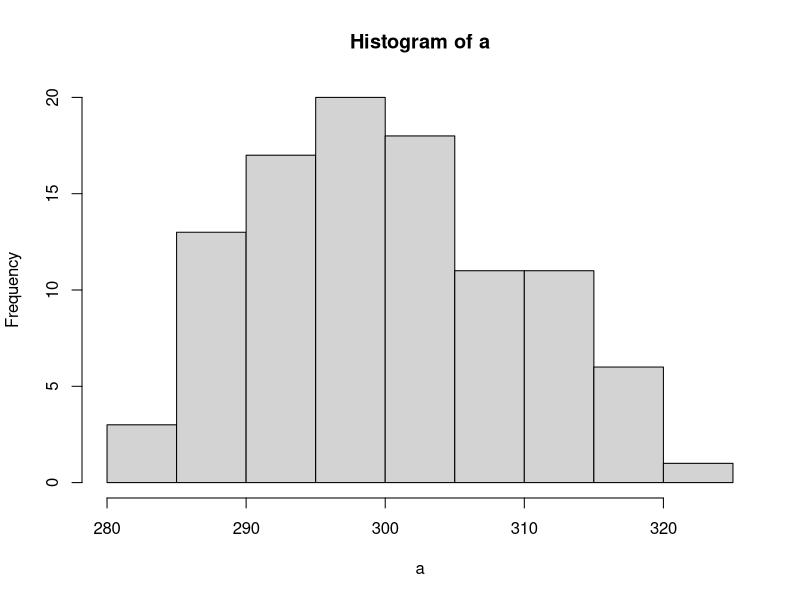
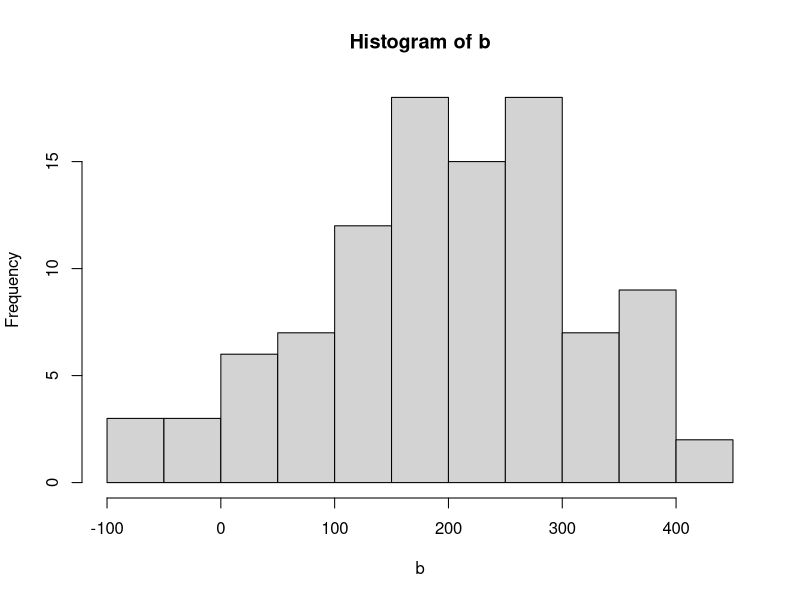
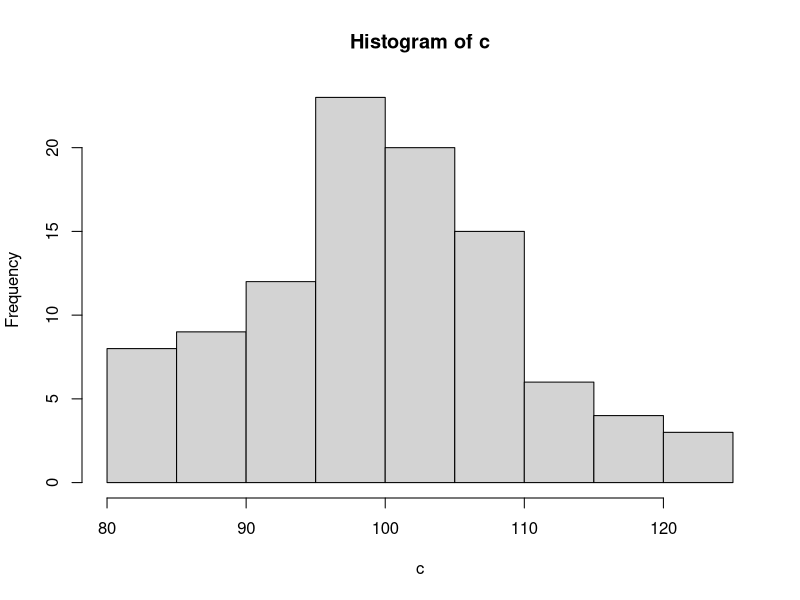

Write R code to recreate these figures, in order. (Note: this script raises an error after producing the figures.)
# Clear the working memory
rm(list = ls())

mean_a <- 300
mean_b <- 200
mean_c <- 100
sd_a <- 10
sd_b <- 100
sd_c <- 10
n <- 100

a <- rnorm(n,mean_a,sd_a)
b <- rnorm(n,mean_b,sd_b)
c <- rnorm(n,mean_c,sd_c)

t <- cbind(a,b,c)

hist(a)
hist(b)
hist(c)

FAILED


t.test(c(a,b,c))

# ks.test(t)
# anova.test(t)
# pearson.test(t)
